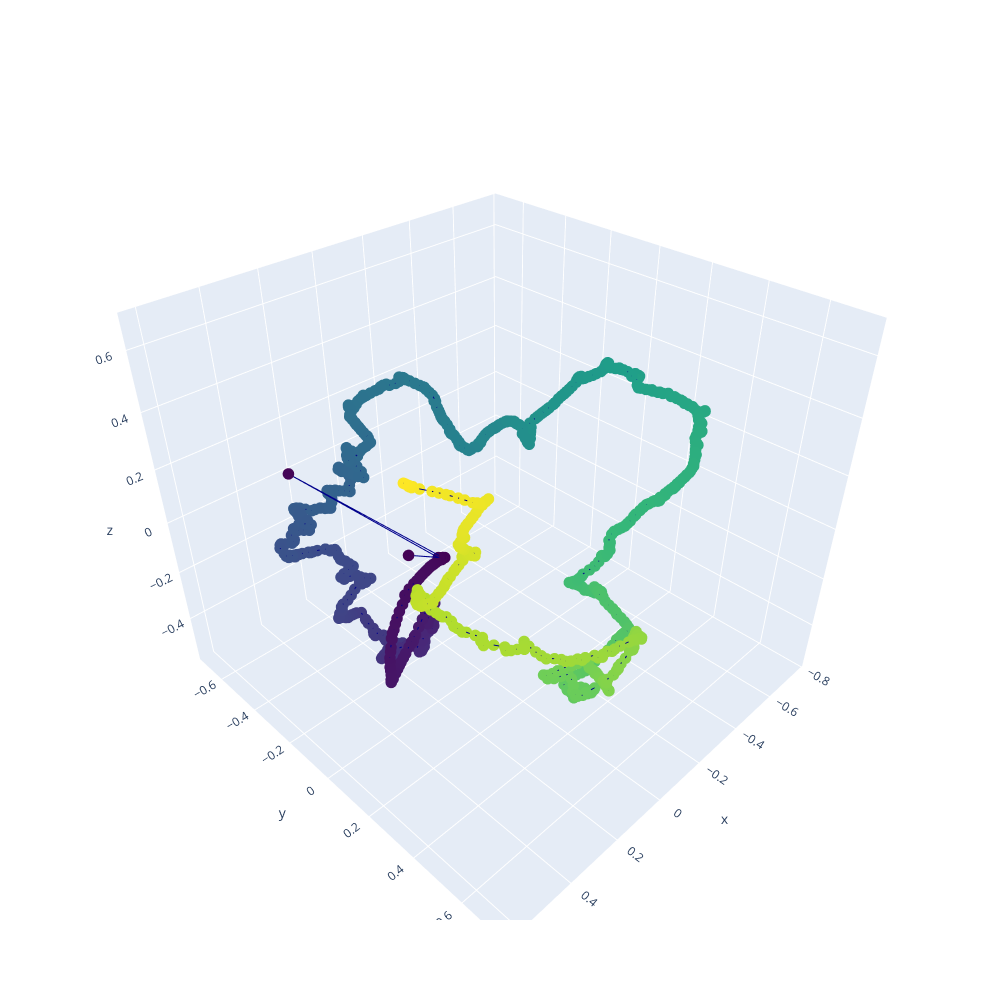

Here is the notebook cell this chart was saved with:
### Code cell
# Initialize figure with 4 3D subplots
fig = make_subplots(
    rows=1, cols=1,
    specs=[[{'type': 'scatter3d'}]])

# adding surfaces to subplots.
fig.add_trace(
    go.Scatter3d(
    x=test_structure[:,0], y=test_structure[:,1], z=test_structure[:,2],
    marker=dict(
        size=4,
        color=np.asarray(range(len(test_structure[:,0]))),
        colorscale='Viridis',
    ),
    line=dict(
        color='darkblue',
        width=2
    )
),row=1, col=1)

fig.update_layout(
    height=1000,
    width=1000
)

fig.show()

### Figure 1 — Plotly figure (JSON) as saved in the notebook; plotly's stock layout.template omitted (floating-point values rounded to 4 significant figures; data arrays with more than 128 entries replaced by an {"elided": "..."} marker saying what was removed)
{"data": [{"line": {"color": "darkblue", "width": 2}, "marker": {"color": {"elided": "883 int values"}, "colorscale": [[0, "#440154"], [0.1111, "#482878"], [0.2222, "#3e4989"], [0.3333, "#31688e"], [0.4444, "#26828e"], [0.5556, "#1f9e89"], [0.6667, "#35b779"], [0.7778, "#6ece58"], [0.8889, "#b5de2b"], [1, "#fde725"]], "size": 4}, "scene": "scene", "type": "scatter3d", "x": {"elided": "883 float values"}, "y": {"elided": "883 float values"}, "z": {"elided": "883 float values"}}], "layout": {"height": 1000, "scene": {"domain": {"x": [0, 1], "y": [0, 1]}}, "width": 1000}}
